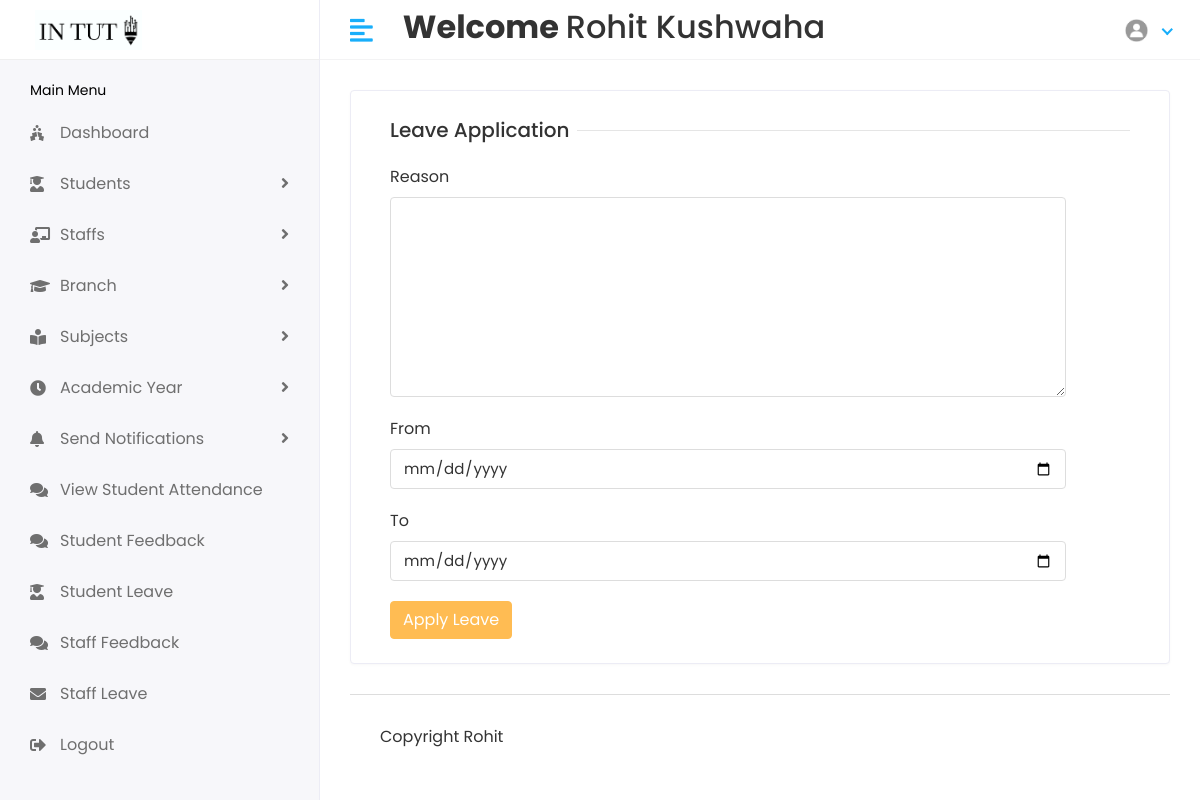
/Staff/applyleave (signed in), run on the app's committed database.
### stuapp/models.py (models this page shows)
class CustomUser(AbstractUser):
    USER={
        (1,'HOD'),(2,'STAFF'),(3,'STUDENT')
    }
    user_type=models.CharField(choices=USER,max_length=100,default=1)
    profile_pic=models.ImageField(upload_to='media/profile_pic')

### student/staffviews.py (the view)
# urls.py: path('Staff/applyleave',staffviews.staffleave,name='staffleave'),
@login_required(login_url='/')
def staffleave(request):
        return render(request,'staff/applyleave.html')

### templates/staff/applyleave.html (shortened to what this page needs)
{% extends 'base.html' %}
{% block content %}
  <div class="row">
                  <div class="col-sm-12">
                     <div class="card">
                        <div class="card-body">
                           <form method="post" action="{% url 'submitstaffleave' %}" enctype="multipart/form-data">
                                 <div class="col-12">
                                    <h5 class="form-title"><span> Leave Application</span></h5>
                                 </div>
                                 <div class="col-sm-11">
                                    <div class="form-group">
                                       <label>Reason</label>
                                       <textarea class="form-control" name="reason" style="height: 200px" required> </textarea>
                                    </div>
                                 </div>
                                 <div class="col-sm-11">
                                    <div class="form-group">
                                       <label>From </label>
                                       <input type="date" class="form-control" name="fromdate" required>
                                    </div>
                                 </div>
                                 <div class="col-sm-11">
                                    <div class="form-group">
                                       <label>To</label>
                                       <input type="date" class="form-control" name="todate" required>
                                    </div>
                                 </div>
                                 <div class="col-12">
                                    <button type="submit" class="btn btn-primary">Apply Leave</button>
                                 </div>
                           </form>
                        </div>
                     </div>
                  </div>
               </div>
{% endblock %}

### templates/includes/header.html (shortened to what this page needs)
{% load static %}
<div class="header" >
    <div class="header-left" style="background-color:white">
        {% if user.user_type == '1' %}
        <a href="{% url 'hodhome'%}" class="logo container" >
            <img src="{% static 'assets/img/logo1big.png'%}" width="300px" height="100px" alt="Logo">
        </a>
        {% elif user.user_type == '2' %}
        <a href="{% url 'staffhome'%}" class="logo">
            <img src="{% static 'assets/img/logo1big.png'%}" alt="Logo">
        </a>
        {% else %}
        <a href="{% url 'studenthome'%}" class="logo">
            <img src="{% static 'assets/img/logo1big.png'%}" alt="Logo">
        </a>
        {% endif %}
    </div>
    <a href="javascript:void(0);" id="toggle_btn">
        <i class="fas fa-align-left"></i>
    </a>
    <div class="top-nav-search my-2">
        <h2><strong> Welcome </strong> {{user.first_name}} {{user.last_name}} </h2>
    </div>
    <ul class="nav user-menu">
        <li class="nav-item dropdown has-arrow">
            <a href="#" class="dropdown-toggle nav-link" data-toggle="dropdown">
                {% if user.profile_pic == "" %}
                <span class="user-img"><img class="rounded-circle" src="{% static 'assets/img/noimg.jpg' %}" width="31"
                        ></span>
                {% else %}
                <span class="user-img"><img class="rounded-circle" src="/{{user.profile_pic}}" width="31"
                        alt="Ryan Taylor"></span>
                {% endif %}
            </a>
        </li>
    </ul>
</div>

### static/assets/css/style.css (style rules this page uses)
html { height: 100%; }
body { background-color: #fff; color: #333; font-family: 'Poppins', sans-serif; font-size: 1rem; height: 100%; line-height: 1.5; overflow-x: hidden; }
h1, h2, h3, h4, h5, h6 { font-family: 'Poppins', sans-serif; margin-top: 0; }
.form-control { border: 1px solid #ddd; box-shadow: none; color: #333; font-size: 15px; height: 40px; }
a { color: #009ce7; }
input, button, a { transition: all 0.4s ease; -moz-transition: all 0.4s ease; -o-transition: all 0.4s ease; -ms-transition: all 0.4s ease; -webkit-transition: all 0.4s ease; }
input, input:focus, button, button:focus { outline: none; }
textarea.form-control { resize: vertical; }
.form-group { margin-bottom: 1.25rem; }
ul, ol { padding: 0px; list-style: none; }
.btn-primary { background-color: #FFBC53; border: 1px solid #FFBC53; }
.card { border: 1px solid #ececf5; box-shadow: 0 1px 3px 0 rgba(0, 0, 0, 0.03); margin-bottom: 1.875rem; }
.card-body { padding: 1.5rem; }
.header { background-color: #fff; border-bottom: 1px solid #f3f3f4; left: 0; position: fixed; right: 0; top: 0; z-index: 1001; height: 60px; }
.header .header-left { float: left; height: 60px; padding: 0 20px; position: relative; width: 320px; z-index: 1; transition: all 0.2s ease-in-out; background-color: #f7f7fa; border-bottom: 1px solid #efefef; border-right: 1px solid #ececf5; display: flex; align-items: center; }
.header .header-left .logo { display: inline-block; line-height: 60px; }
.header .header-left .logo img { max-height: 40px; width: auto; }
.header .dropdown-toggle:after { display: none; }
.header .has-arrow .dropdown-toggle:after { border-top: 0; border-left: 0; border-bottom: 2px solid #18aefa; border-right: 2px solid #18aefa; content: ''; height: 8px; display: inline-block; pointer-events: none; -webkit-transform-origin: 66% 66%; -ms-transform-origin: 66% 66%; transform-origin: 66% 66%; -webkit-transform: rotate(45deg); -ms-transform: rotate(45deg); transform: rotate(45deg); -webkit-transition: all 0.15s ease-in-out; transition: all 0.15s ease-in-out; width: 8px; vertical-align: 0px; }
.user-menu { float: right; margin: 0; position: relative; z-index: 99; padding-right: 15px; }
.user-menu.nav > li > a { color: #a0a0a0; font-size: 14px; line-height: 58px; padding: 0 15px; height: 60px; }
.user-img { margin-right: 3px; position: relative; }
.top-nav-search { float: left; margin-left: 15px; }
.form-title { width: 100%; max-width: 100%; padding: 0; font-size: 1.25rem; font-weight: 500; line-height: inherit; color: #333; white-space: normal; position: relative; display: block; margin-bottom: 20px; }
.form-title:before { content: ""; position: absolute; left: 0px; right: 0px; height: 1px; top: 50%; background-color: rgba(0, 0, 0, 0.1); }
.form-title span { padding: 0px 0.5rem 0 0; background-color: #fff; display: inline-block; z-index: 2; position: relative; }
@media (min-width: 992px) { #toggle_btn { align-items: center; color: #18aefa; display: inline-flex; float: left; font-size: 26px; height: 60px; justify-content: center; margin-left: 15px; padding: 0 15px; } }

### data on the page
CustomUser: first_name "Rohit", last_name "Kushwaha", profile_pic (placeholder picture)
